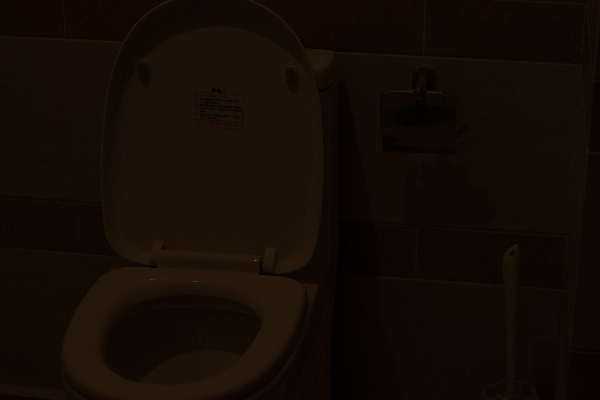
#> input picture dataset/225_low.png, 600 x 400 px
$ python clahe.py
#> lines starting #> are read from the running program, lines starting #| are printed output that depends on the picture
# CLAHE menggunakan gaussian, gambar 3

import cv2
import numpy as np
import skimage.io
import matplotlib.pyplot as plt

def extract_patches(img, patch_size, overlap):
    h, w = img.shape
    patches = []
    coords = []

    step = patch_size - overlap

    for i in range(0, h, step):
        for j in range(0, w, step):
            i_end = min(i + patch_size, h)
            j_end = min(j + patch_size, w)
            patch = img[i:i_end, j:j_end]
            patches.append(patch)
            coords.append((i, j))
    return patches, coords

def bilinear_merge(patches, coords, img_shape, patch_size, overlap):
    h, w = img_shape
    result = np.zeros((h, w), np.float32)
    weight_sum = np.zeros((h, w), np.float32)

    # Create bilinear kernel
    ax = np.linspace(0, 1, patch_size)
    bx = 1 - np.abs(ax - 0.5) * 2
    kernel = np.outer(bx, bx)
    kernel /= kernel.max()

    step = patch_size - overlap

    for patch, (i, j) in zip(patches, coords):
        ph, pw = patch.shape
        k = kernel[:ph, :pw]
        result[i:i+ph, j:j+pw] += patch.astype(np.float32) * k
        weight_sum[i:i+ph, j:j+pw] += k

    return np.clip(result / weight_sum, 0, 255).astype(np.uint8)


def clahe(image, alpha, smax, L=256, patch_size=32, overlap=25):
    patches, coords = extract_patches(image, patch_size, overlap)
    for i, p in enumerate(patches):
        h,w = p.shape
        total_pixels = h * w
        cl = total_pixels/L * (1 + (alpha/100)*(smax-1))
        hist, _ = np.histogram(p, bins=L, range=(0,L))
        excess = np.sum(np.maximum(hist - cl, 0))
        hist_clipped = np.minimum(hist, cl)
        hist_clipped += excess/L
        cdf = np.cumsum(hist_clipped) / p.size
        lut = np.floor((L-1) * cdf).astype(np.uint8)
        patches[i] = lut[p]

    return bilinear_merge(patches, coords, image.shape, patch_size, overlap)


img_rgb = skimage.io.imread('dataset/225_low.png')
#> img_rgb is the input picture: shape (400, 600, 3); mean R, G, B 20.6, 10.7, 4.2
img_ycbcr = cv2.cvtColor(img_rgb, cv2.COLOR_RGB2YCrCb)
#> img_ycbcr: shape (400, 600, 3); mean of channels 0, 1, 2 12.9, 133.5, 123
Y = img_ycbcr[:, :, 0]

Y_clahe = clahe(Y, alpha=200, smax=3, patch_size=64, overlap=32)
#> after the loop in extract_patches, `for i in range(0, h, step):`: coords = 247 pairs, first value 0 to 384, second value 0 to 576; patches = 247 items
#> the loop in clahe, `for i, p in enumerate(patches):` made 247 passes
#> (w, total_pixels, cl, excess) on passes 1 to 3: (64, 4096, 80, 3120), (64, 4096, 80, 3102), (64, 4096, 80, 3046)
#> the loop in bilinear_merge, `for patch, (i, j) in zip(patches, coords):` made 247 passes
#> (i, j, pw) on passes 1 to 3: (0, 0, 64), (0, 32, 64), (0, 64, 64)
#> pass 1, in bilinear_merge, `k = kernel[:ph, :pw]`:
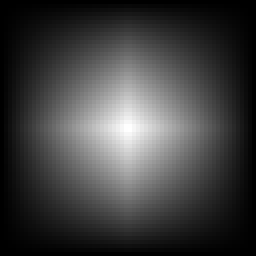
#> k: shape (64, 64) float64 (shown 4 times larger); min 0, max 1, mean 0.25
#> after the loop in bilinear_merge, `for patch, (i, j) in zip(patches, coords):`:
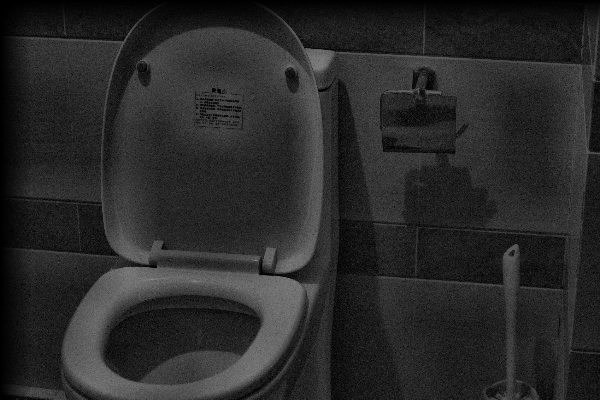
#> result: shape (400, 600) float32; min 0, max 148.1, mean 41.5
#> after the loop in bilinear_merge, `for patch, (i, j) in zip(patches, coords):`:
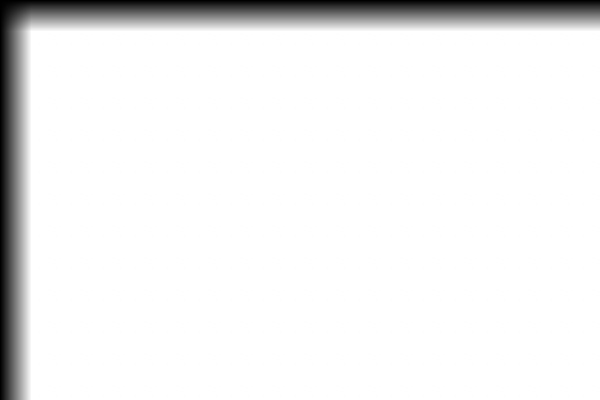
#> weight_sum: shape (400, 600) float32; min 0, max 1, mean 0.934
#> in bilinear_merge, `return np.clip(result / weight_sum, 0, 255).astype(np.uint8)`:
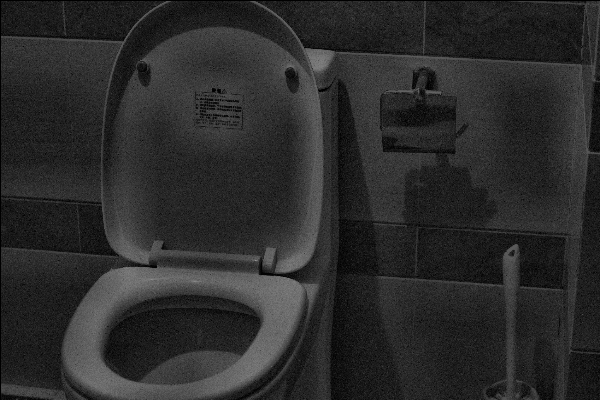
#> returned value: shape (400, 600); min 0, max 148, mean 43.1
img_ycbcr[:, :, 0] = Y_clahe
#> img_ycbcr: shape (400, 600, 3); mean of channels 0, 1, 2 43.1, 133.5, 123
img = cv2.cvtColor(img_ycbcr, cv2.COLOR_YCrCb2RGB)

fig, ax = plt.subplots(1, 3, figsize=(10, 5), gridspec_kw={'wspace': 0.02})

ax[0].imshow(img)
ax[0].axis("off")
ax[0].text(0.5, -0.05, "(a)", ha='center', va='top', transform=ax[0].transAxes, fontsize=14)

ax[1].imshow(Y_clahe, cmap='gray')
ax[1].axis("off")
ax[1].text(0.5, -0.05, "(b)", ha='center', va='top', transform=ax[1].transAxes, fontsize=14)

ax[2].imshow(img_rgb)
ax[2].axis("off")
ax[2].text(0.5, -0.05, "(c)", ha='center', va='top', transform=ax[2].transAxes, fontsize=14)

plt.show()

$ run again, with dataset/42_low.png copied over dataset/225_low.png
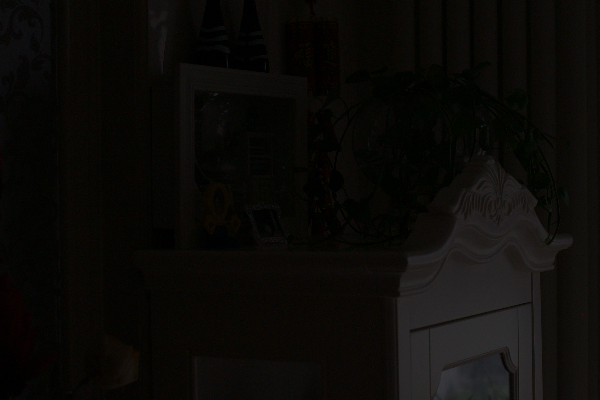
#> input picture dataset/42_low.png, 600 x 400 px
#> img_rgb is the input picture: shape (400, 600, 3); mean R, G, B 11.7, 10.4, 8
#> after the loop in extract_patches, `for i in range(0, h, step):`: coords = 247 pairs, first value 0 to 384, second value 0 to 576; patches = 247 items
#> the loop in clahe, `for i, p in enumerate(patches):` made 247 passes
#> (w, total_pixels, cl, excess) on passes 1 to 3: (64, 4096, 80, 3029), (64, 4096, 80, 3134), (64, 4096, 80, 3304)
#> the loop in bilinear_merge, `for patch, (i, j) in zip(patches, coords):` made 247 passes
#> (i, j, pw) on passes 1 to 3: (0, 0, 64), (0, 32, 64), (0, 64, 64)
#> after the loop in bilinear_merge, `for patch, (i, j) in zip(patches, coords):`:
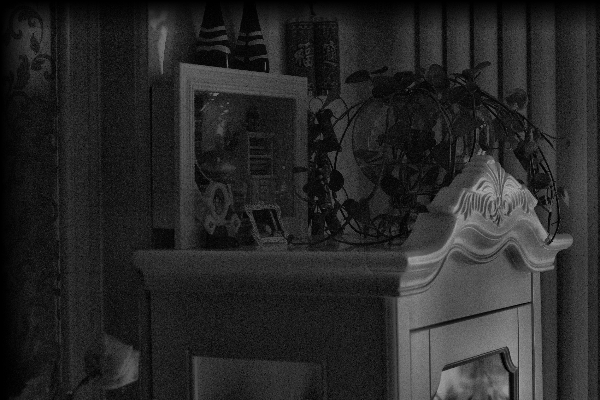
#> result: shape (400, 600) float32; min 0, max 169, mean 39.8
#> in bilinear_merge, `return np.clip(result / weight_sum, 0, 255).astype(np.uint8)`:
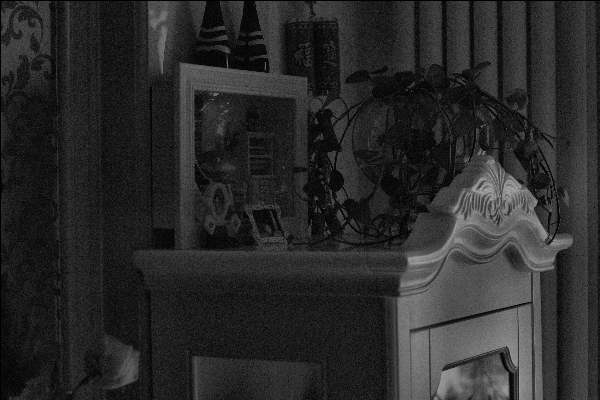
#> returned value: shape (400, 600); min 0, max 168, mean 41.6

$ run again, with dataset/623_low.png copied over dataset/225_low.png
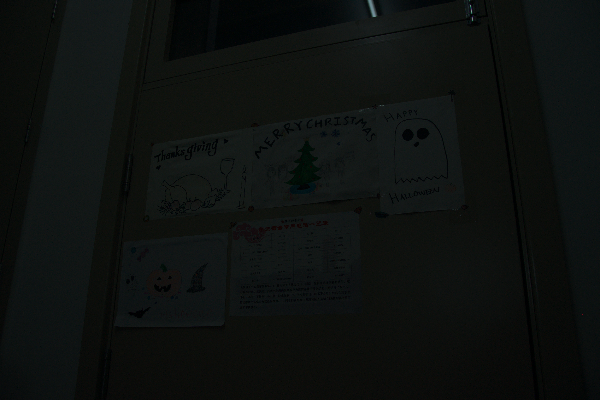
#> input picture dataset/623_low.png, 600 x 400 px
#> img_rgb is the input picture: shape (400, 600, 3); mean R, G, B 13.6, 16.9, 15.2
#> after the loop in extract_patches, `for i in range(0, h, step):`: coords = 247 pairs, first value 0 to 384, second value 0 to 576; patches = 247 items
#> the loop in clahe, `for i, p in enumerate(patches):` made 247 passes
#> (w, total_pixels, cl, excess) on passes 1 to 3: (64, 4096, 80, 3076), (64, 4096, 80, 2985), (64, 4096, 80, 3422)
#> the loop in bilinear_merge, `for patch, (i, j) in zip(patches, coords):` made 247 passes
#> (i, j, pw) on passes 1 to 3: (0, 0, 64), (0, 32, 64), (0, 64, 64)
#> after the loop in bilinear_merge, `for patch, (i, j) in zip(patches, coords):`:
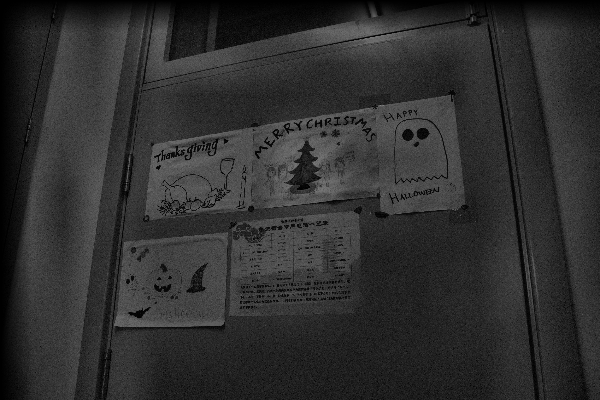
#> result: shape (400, 600) float32; min 0, max 131.1, mean 47.5
#> in bilinear_merge, `return np.clip(result / weight_sum, 0, 255).astype(np.uint8)`:
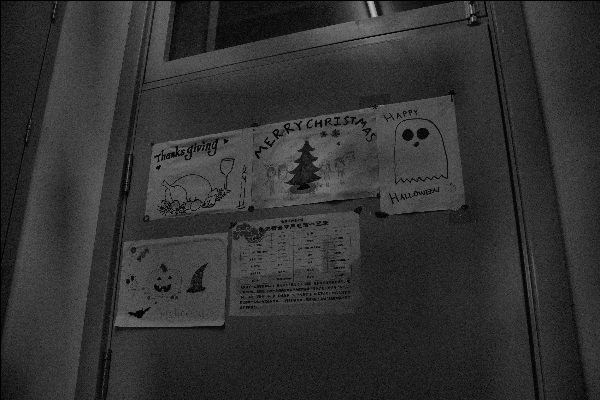
#> returned value: shape (400, 600); min 0, max 184, mean 49.5
